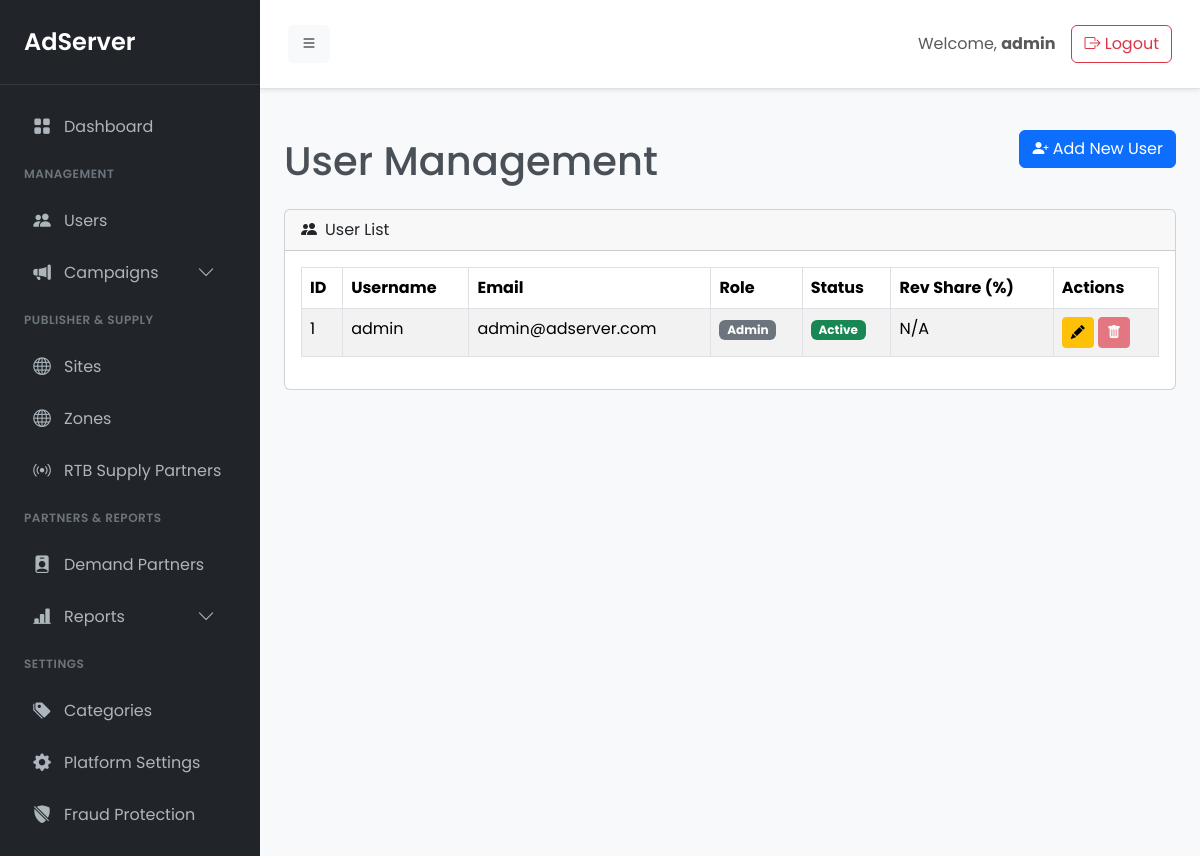
/admin/user.php (signed in), run on an earlier commit of the app's database.
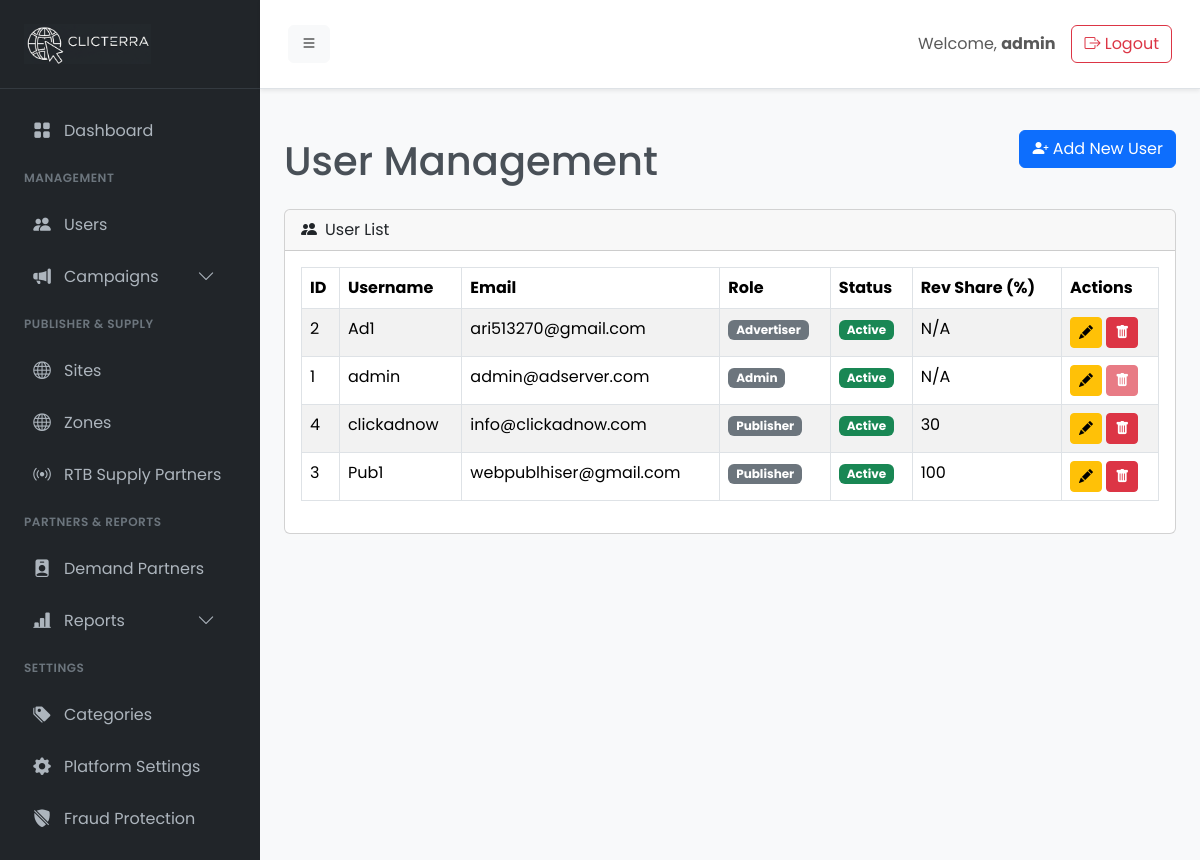
And on a later commit of the database.
### tables this page shows
CREATE TABLE `users` (
  `id` int(11) NOT NULL,
  `username` varchar(100) NOT NULL,
  `password` varchar(255) NOT NULL,
  `email` varchar(150) NOT NULL,
  `role` enum('admin','advertiser','publisher') NOT NULL,
  `revenue_share` int(11) DEFAULT 0,
  `payout_method` varchar(100) DEFAULT NULL,
  `payout_details` text DEFAULT NULL,
  `referred_by` int(11) DEFAULT NULL,
  `status` enum('active','inactive') DEFAULT 'active',
  `created_at` timestamp NULL DEFAULT current_timestamp()
);

### includes/settings.php (called while the page is built, shortened)
<?php
function get_setting($key, $conn = null) {
    static $settings = null;
    if ($settings === null && $conn) {
        $settings = [];
        $result = $conn->query("SELECT setting_key, setting_value FROM settings");
        if ($result) {
            while ($row = $result->fetch_assoc()) {
                $settings[$row['setting_key']] = $row['setting_value'];
            }
        }
    }
    return $settings[$key] ?? null;
}

### admin/user.php (the view, shortened to what the changed rows need)
<?php
require_once __DIR__ . '/init.php';
$sql = "SELECT id, username, email, role, status, revenue_share FROM users ORDER BY username ASC";
$result = $conn->query($sql);
?>
<?php require_once __DIR__ . '/templates/header.php'; ?>
<div class="d-flex justify-content-between align-items-center mb-4">
    <h1 class="mt-4 mb-0">User Management</h1>
</div>
<div class="card">
    <div class="card-body">
        <div class="table-responsive">
            <table class="table table-striped table-bordered">
                <thead>
                    <tr>
                        <th>ID</th>
                        <th>Username</th>
                        <th>Email</th>
                        <th>Role</th>
                        <th>Status</th>
                        <th>Rev Share (%)</th>
                        <th>Actions</th>
                    </tr>
                </thead>
                <tbody>
                    <?php if ($result && $result->num_rows > 0): ?>
                        <?php while($row = $result->fetch_assoc()): ?>
                            <tr>
                                <td><?php echo $row['id']; ?></td>
                                <td><?php echo htmlspecialchars($row['username']); ?></td>
                                <td><?php echo htmlspecialchars($row['email']); ?></td>
                                <td><span class="badge bg-secondary"><?php echo ucfirst($row['role']); ?></span></td>
                                <td>
                                    <?php if ($row['status'] == 'active'): ?>
                                        <span class="badge bg-success">Active</span>
                                    <?php else: ?>
                                        <span class="badge bg-danger">Inactive</span>
                                    <?php endif; ?>
                                </td>
                                <td><?php echo ($row['role'] === 'publisher') ? $row['revenue_share'] : 'N/A'; ?></td>
                                <td>
                                    <button class="btn btn-sm btn-warning edit-btn"
                                            data-bs-toggle="modal"
                                            data-bs-target="#editUserModal"
                                            data-id="<?php echo $row['id']; ?>"
                                            data-username="<?php echo htmlspecialchars($row['username']); ?>"
                                            data-email="<?php echo htmlspecialchars($row['email']); ?>"
                                            data-role="<?php echo $row['role']; ?>"
                                            data-status="<?php echo $row['status']; ?>"
                                            data-revenue_share="<?php echo $row['revenue_share']; ?>"
                                            title="Edit User">
                                        <i class="bi bi-pencil-fill"></i>
                                    </button>
                                    <button class="btn btn-sm btn-danger delete-btn"
                                            data-bs-toggle="modal"
                                            data-bs-target="#deleteUserModal"
                                            data-id="<?php echo $row['id']; ?>"
                                            data-username="<?php echo htmlspecialchars($row['username']); ?>"
                                            title="Delete User"
                                            <?php if ($row['id'] == $_SESSION['user_id'] || $row['id'] == 1) echo 'disabled'; ?> >
                                        <i class="bi bi-trash-fill"></i>
                                    </button>
                                </td>
                            </tr>
                        <?php endwhile; ?>
                    <?php else: ?>
                        <tr>
                            <td colspan="7" class="text-center">No users found.</td>
                        </tr>
                    <?php endif; ?>
                </tbody>
            </table>
        </div>
    </div>
</div>
<?php
require_once __DIR__ . '/templates/footer.php';
?>

### admin/templates/sidebar.php (shortened to what the changed rows need)
<aside class="sidebar" id="sidebar">
    <div class="sidebar-header">
        <a href="dashboard.php" class="sidebar-brand">
            <?php
            $logo_path = get_setting('site_logo', $conn);
            if ($logo_path && file_exists(__DIR__ . '/../' . $logo_path)) {
                echo '<img src="' . htmlspecialchars($logo_path) . '" alt="Site Logo" style="max-height: 40px; width: auto;">';
            } else {
                echo 'AdServer';
            }
            ?>
        </a>
    </div>
</aside>

What changed in the data, as far as the page shows it:
added users: id "2", username "Ad1", email "ari513270@gmail.com", role "Advertiser", status "Active", shows "N/A"
added users: id "4", username "clickadnow", email "info@clickadnow.com", role "Publisher", status "Active", revenue_share "30"
added users: id "3", username "Pub1", email "webpublhiser@gmail.com", role "Publisher", status "Active", revenue_share "100"
Also different on the page:
text no longer shown: "AdServer"
